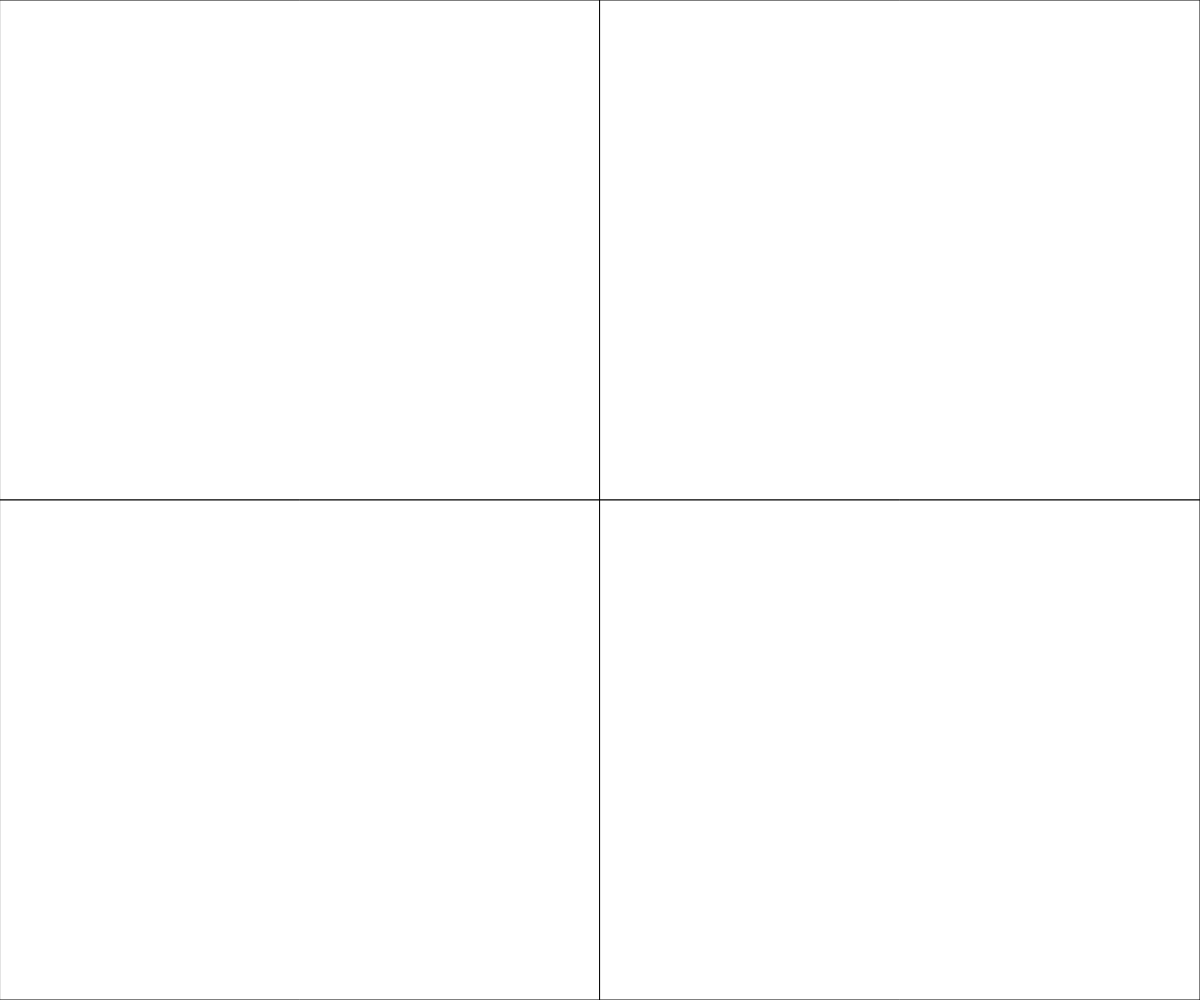
Frame 1 (no input)
Frame 60 (no input): identical to frame 1, image omitted
Frame 120 (the mouse pressed at the canvas centre since frame 60): identical to frame 1, image omitted

The p5.js sketch that drew this single still picture (run headless with seeded random() and noise() and a simulated clock; from frame 60 on, the mouse is pressed at the canvas centre):

// p5.js sketch
// ── sketch.js
// Rollovers
// Danielle Kerr
// 2/26/2019
//
// Extra for Experts:
// - describe what you did to take this project "above and beyond"

let quad;
let colorI = 255;
let colorII = 255;
let colorIII = 255;
let colorIV = 255;
let hoverII = false;
let hoverIV = false;


function setup() {
  createCanvas(windowWidth, windowHeight);
}

function determineQuad(){
  if (mouseX > width/2 && mouseX < width && mouseY > 0 && mouseY < height/2){
    quad = 1;
  }
  if (mouseX > 0 && mouseX < width/2 && mouseY > 0 && mouseY < height/2){
    quad = 2;
  }
  if (mouseX > 0 && mouseX < width/2 && mouseY > height/2 && mouseY < height){
    quad = 3;
  }
  if (mouseX > width/2 && mouseX < width && mouseY > height/2 && mouseY < height){
    quad = 4;
  }
}


function draw() {
  background(255);
  determineQuad();
  //quad 2             FADE OUT
  if (quad == 2){
    hoverII = true;
    colorII = 0;
    fill(colorII);
    
  }
  else{
    colorII += 5;
    hoverII = false;
    
  }
  colorII = constrain(colorII, 0, 255);
  fill(colorII);
  rect(0,0,width/2,height/2);
 
  // quad 1         FADE OUT

  if (quad == 1){
    colorI = 0;
    
  }
  else {
    colorI += 5;
  }
  colorI = constrain(colorI, 0, 255);
  fill(colorI);
  rect(width/2,0,width/2,height/2);
 

  
  //quad 3         FADE OUT
  if (quad == 3){
    colorIII = 0;

  }
  else{
    colorIII += 5;
    
}
  colorIII = constrain(colorIII, 0, 255);
  fill(colorIII);
  rect(0,height/2,width/2,height/2);

  
  // quad 4         FADE OUT
  if (quad == 4){
    hoverIV = true;
    colorIV = 0;

  }
  else{
    colorIV += 5;
    hoverIV = false;
  }
  colorIV = constrain(colorIV, 0, 255);
  fill(colorIV);
  rect(width/2,height/2,width/2,height/2);
  
}
